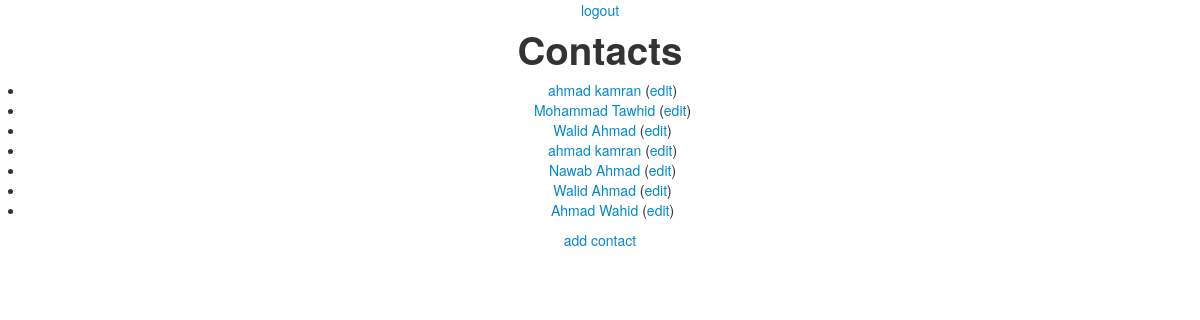
The app's page / (signed in) with its own data.
### contacts/models.py (models this page shows)
class Contact(models.Model):
    first_name = models.CharField(
        max_length=255,
    )
    last_name = models.CharField(
        max_length=255, verbose_name= 'Your last name',
    )
    email = models.EmailField(verbose_name = 'Email Address of contact',)
    owner = models.ForeignKey(User)
    def __str__(self):
        return ' '.join([
            self.first_name,
            self.last_name,
        ])
    def get_absolute_url(self):
        return reverse('contacts-view', kwargs={'pk': self.id})
    class Admin:
        pass

### contacts/views.py (the view)
# urls.py: url(r'^$', contacts.views.ListContactView.as_view(), name='contacts-list',),
class ListContactView(LoggedInMixin, ListView):
    model = Contact
    template_name = 'contact_list.html'
    def get_queryset(self):
        return Contact.objects.filter(owner=self.request.user)

### contacts/views.py (called while the page is built)
    @method_decorator(login_required)
    def dispatch(self, *args, **kwargs):
        return super(LoggedInMixin, self).dispatch(*args, **kwargs)

### contacts/templates/contact_list.html
{% extends "base.html" %}
{% block content %}
<h1>Contacts</h1>
<div class='col-md-4'>
<ul>
  {% for contact in object_list %}
    <li class="contact">
      <a href="{{ contact.get_absolute_url }}">{{ contact }}</a>
      (<a href="{% url "contacts-edit" pk=contact.id %}">edit</a>)
    </li>
  {% endfor %}
</ul>
</div>
<a href="{% url "contacts-new" %}">add contact</a>
{% endblock %}

### contacts/templates/base.html (shortened to what this page needs)
{% load staticfiles %}
<html>
  <head>
    <link href="{% static 'bootstrap/css/bootstrap.min.css' %}"
          rel="stylesheet" media="screen">
      <link rel="stylesheet" href="{% static 'bootstrap/css/style.css' %}"
type="text/css" />
  </head>
  <body>
    <div>
      {% if user.is_anonymous %}
      <a href="{% url 'django.contrib.auth.views.login' %}">login</a>
      {% else %}
      <a href="{% url 'django.contrib.auth.views.logout' %}">logout</a>
      {% endif %}
    </div>
    {% block content %}
    {% endblock %}
  </body>
</html>

### records on screen
Contact: first_name+last_name "ahmad kamran"
Contact: first_name+last_name "Mohammad Tawhid"
Contact: first_name+last_name "Walid Ahmad"
Contact: first_name+last_name "ahmad kamran"
Contact: first_name+last_name "Nawab Ahmad"
Contact: first_name+last_name "Walid Ahmad"
Contact: first_name+last_name "Ahmad Wahid"
